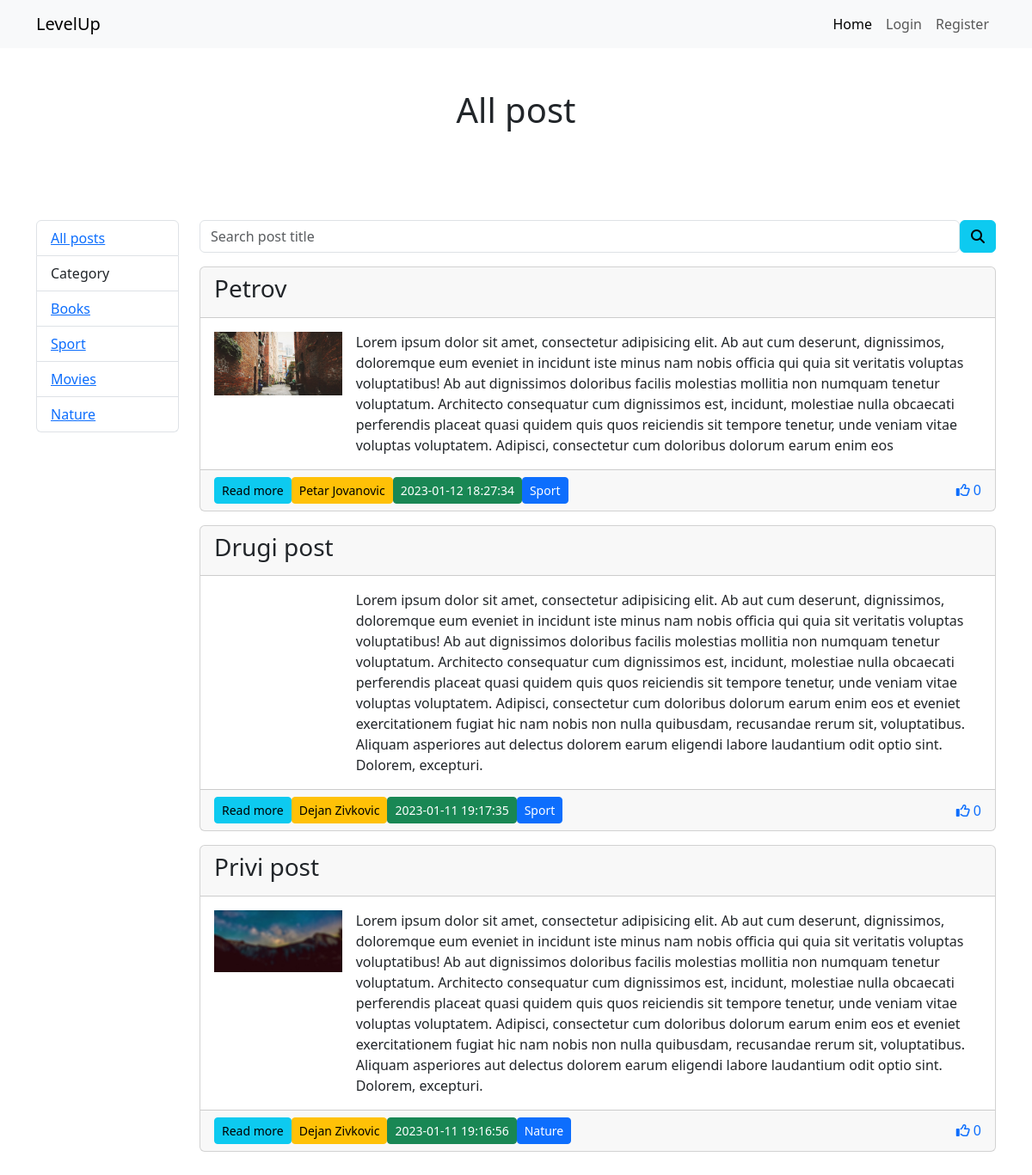
Page / (signed in) on the earlier database version.
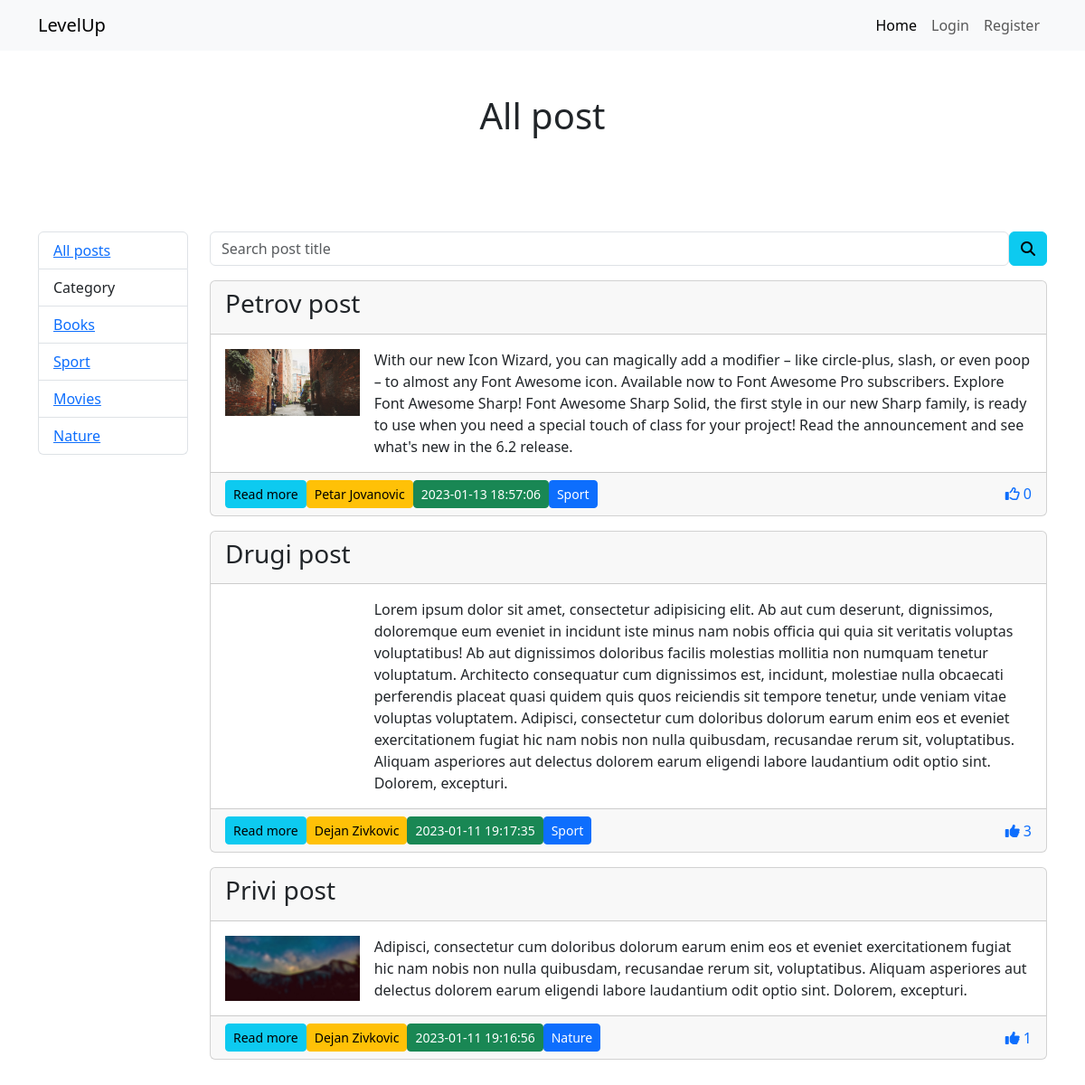
Same page on the later database version.
### tables this page shows
CREATE TABLE `category` (
  `id` int(11) NOT NULL,
  `category` varchar(50) NOT NULL
);

CREATE TABLE `posts` (
  `id` int(11) NOT NULL,
  `title` varchar(255) NOT NULL,
  `text` text NOT NULL,
  `image` varchar(50) NOT NULL,
  `category_id` int(11) NOT NULL,
  `user_id` int(11) NOT NULL,
  `created_at` timestamp NOT NULL DEFAULT current_timestamp(),
  `update_at` timestamp NULL DEFAULT NULL,
  `public` int(11) NOT NULL DEFAULT 1
);

CREATE TABLE `users` (
  `id` int(11) NOT NULL,
  `first_name` varchar(50) NOT NULL,
  `last_name` varchar(50) NOT NULL,
  `email` varchar(60) NOT NULL,
  `password` varchar(60) NOT NULL,
  `gender` varchar(10) NOT NULL,
  `role` varchar(10) NOT NULL,
  `created_at` timestamp NOT NULL DEFAULT current_timestamp(),
  `update_at` timestamp NULL DEFAULT NULL
);

### index.php (called while the page is built, shortened)
<?php
require "core/init.php";
$user = $Users->getUser($_SESSION["id"]);
$all_category = $Post->getCategory();
$user_voting = $Post->userVoting($user->id);
if ($_SERVER["REQUEST_METHOD"] === "POST") {
    $all_post = $Post->searchPost($_POST["search"]);
} else {
    if (isset($_GET["user_id"])) {
        $all_post = $Post->getAllPublicUserPost($_GET["user_id"]);
    } else {
        $all_post = $Post->getAllPublicPost();
    }
}
require "views/index.view.php"
?>

### core/Post.php (called while the page is built, shortened)
<?php
class Post extends Connection
{
    public function getCategory()
    {
        $sql = "SELECT * FROM category";
        $query = $this->db->prepare($sql);
        $query->execute();
        return $query->fetchAll(PDO::FETCH_OBJ);
    }
    public function getAllPublicPost()
    {
        $sql = "SELECT p.*, u.first_name, u.last_name, c.category, COUNT(v.id) AS number_voting
                FROM posts p
                JOIN users u ON u.id = p.user_id
                JOIN category c ON c.id = p.category_id
                LEFT JOIN voting v ON v.post_id = p.id
                WHERE p.public = :public
                GROUP BY v.post_id, p.id
                ORDER BY p.created_at DESC
                ";
        $query = $this->db->prepare($sql);
        $query->execute(["public" => 1]);
        return $query->fetchAll(PDO::FETCH_OBJ);
    }
}
$Post = new Post(config);

### core/Connection.php (called while the page is built, shortened)
<?php
class Connection
{
    public function __construct($config)
    {
        try {
            $this->db = new PDO("mysql:host=" . $config["host"] . ";dbname=" . $config["database"], $config["user"], $config["password"]);
        } catch (PDOException $err) {
            die($err->getMessage());
        }
    }
}

### views/index.view.php (the view)
<?php require "includes/top.php" ?>
<?php require "includes/navbar.php" ?>
<div class="container">
    <h1 class="text-center py-5">All post</h1>
    <div class="row py-5">
        <div class="col-md-2">
            <?php require "includes/sidebar.php" ?>
        </div>
        <div class="col-md-10">
            <form class="d-flex mb-3" action="index.php" method="post">
                <input class="form-control" type="text" placeholder="Search post title" name="search">
                <button class="btn btn-info"><i class="fa-solid fa-magnifying-glass"></i></button>
            </form>
            <?php foreach ($all_post as $post): ?>
                <div id="<?php echo $post->id ?>" class="card mb-3">
                    <div class="card-header d-flex justify-content-between">
                        <h3><?php echo $post->title ?></h3>
                    </div>
                    <div class="card-body">
                        <div class="d-flex">
                            <div class="col-2 me-3">
                                <img class="img-fluid" src="<?php echo UPLOAD_DIR . $post->image ?>"
                                     alt="">
                            </div>
                            <div class="col"><?php echo $post->text ?></div>
                        </div>
                    </div>
                    <div class="card-footer d-flex align-items-center">
                        <a href="single_post.php?id=<?php echo $post->id ?>" class="btn btn-sm btn-info">Read more</a>
                        <a href="index.php?user_id=<?php echo $post->user_id ?>"
                           class="btn btn-sm btn-warning m-0"><?php echo $post->first_name . " " . $post->last_name ?></a>
                        <p class="btn btn-sm btn-success m-0"><?php echo $post->created_at ?></p>
                        <p class="btn btn-sm btn-primary m-0"><?php echo $post->category ?></p>
                        <a class="ms-auto text-decoration-none" href="voting.php?post_id=<?php echo $post->id ?>">
                            <?php if (isset($user_voting[$post->id])): ?>
                                <i class="fa-solid fa-thumbs-up"></i>
                            <?php else: ?>
                                <i class="fa-regular fa-thumbs-up"></i>
                            <?php endif; ?>
                            <?php echo $post->number_voting ?>
                        </a>
                    </div>
                </div>
            <?php endforeach; ?>
        </div>
    </div>
</div>
<?php require "includes/bottom.php" ?>

### views/includes/top.php (shortened to what this page needs)
<!doctype html>
<html lang="en">
<head>
    <link rel="stylesheet" href="https://cdnjs.cloudflare.com/ajax/libs/font-awesome/6.2.1/css/all.min.css"
/>
    <link rel="stylesheet" href="assets/css/bootstrap.min.css">
</head>
<body>

### views/includes/navbar.php (shortened to what this page needs)
<nav class="navbar navbar-expand-lg bg-body-tertiary">
    <div class="container">
        <a class="navbar-brand" href="#">LevelUp</a>
        <div class="collapse navbar-collapse" id="navbarNav">
            <ul class="navbar-nav ms-auto">
                <li class="nav-item">
                    <a class="nav-link active" aria-current="page" href="#">Home</a>
                </li>
                <li class="nav-item">
                    <a class="nav-link" href="login.php">Login</a>
                </li>
                <li class="nav-item">
                    <a class="nav-link" href="register.php">Register</a>
                </li>
            </ul>
        </div>
    </div>
</nav>

### views/includes/sidebar.php
<ul class="list-group">
    <li class="list-group-item"><a href="index.php">All posts</a></li>
    <li class="list-group-item">Category</li>
    <?php foreach ($all_category as $cat) : ?>
        <li class="list-group-item"><a href="user/add_post.php"><?php echo $cat->category ?></a></li>
    <?php endforeach; ?>
</ul>

### views/includes/bottom.php (shortened to what this page needs)
</body>
</html>

Differences in the rows shown:
removed posts: title "Petrov", image (picture), text "Lorem ipsum dolor sit amet, consectetur adipisicing elit. Ab aut cum deserunt, dignissimos, doloremque eum eveniet in incidunt iste minus nam nobis officia qui quia sit veritatis voluptas voluptatibus! Ab aut dignissimos doloribus facilis molestias mollitia non numquam tenetur voluptatum. Architecto consequatur cum dignissimos est, incidunt, molestiae nulla obcaecati perferendis placeat quasi quidem quis quos reiciendis sit tempore tenetur, unde veniam vitae voluptas voluptatem. Adipisci, consectetur cum doloribus dolorum earum enim eos", user.first_name "Petar", user.last_name "Jovanovic", created_at "2023-01-12 18:27:34", category.category "Sport", number_voting "0"
added posts: title "Petrov post", image (picture), text "With our new Icon Wizard, you can magically add a modifier – like circle-plus, slash, or even poop – to almost any Font Awesome icon. Available now to Font Awesome Pro subscribers. Explore Font Awesome Sharp! Font Awesome Sharp Solid, the first style in our new Sharp family, is ready to use when you need a special touch of class for your project! Read the announcement and see what's new in the 6.2 release.", user.first_name "Petar", user.last_name "Jovanovic", created_at "2023-01-13 18:57:06", category.category "Sport", number_voting "0"
computed for posts "Drugi post": number_voting "0" → "3"
changed posts "Privi post": text "Lorem ipsum dolor sit amet, consectetur adipisicing elit. Ab aut cum deserunt, dignissimos, doloremque eum eveniet in incidunt iste minus nam nobis officia qui quia sit veritatis voluptas voluptatibus! Ab aut dignissimos doloribus facilis molestias mollitia non numquam tenetur voluptatum. Architecto consequatur cum dignissimos est, incidunt, molestiae nulla obcaecati perferendis placeat quasi quidem quis quos reiciendis sit tempore tenetur, unde veniam vitae voluptas voluptatem. Adipisci, consectetur cum doloribus…" → "Adipisci, consectetur cum doloribus…"; number_voting "0" → "1"
